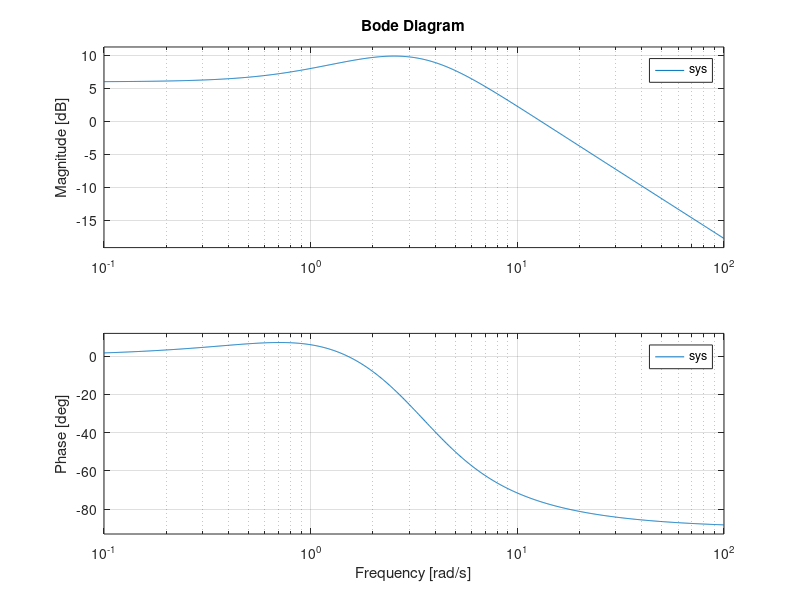

The MATLAB source for this figure:
% Define the transfer function
numerator = 12.889 * [1, 5, 4];
denominator = [1, 8, 25, 26];
% Create transfer function object
sys = tf(numerator, denominator);
% Plot the Bode plot
bode(sys);